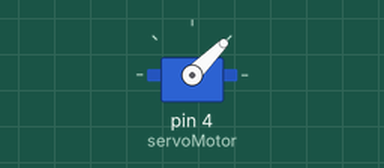
Simulated run of this sketch. Board: Arduino Uno, built with avr-gcc and run on an emulated ATmega328P. On the bench: servo.

Above: at 0.05 s.
At 1.0 s:
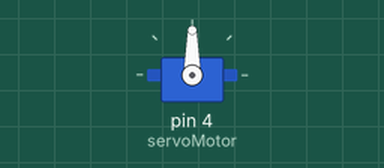
At 2.0 s:
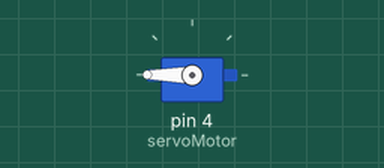
At 4.0 s:
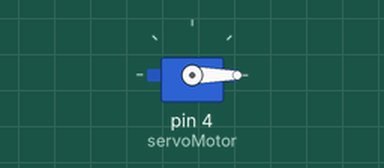
Timing chart, 0 to 5.2 s (numbered marks = the images above):
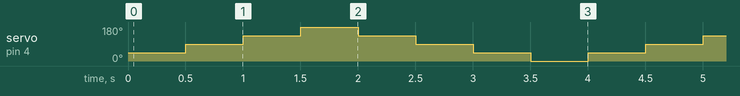

Measured:
- by itself, servo on pin 4 (servoMotor): repeats every 4.0 s: 135° 0.50 s, 180° 0.50 s, 135° 0.50 s, 90° 0.50 s, 45° 0.50 s, 0° 0.50 s, 45° 0.50 s, 90° 0.50 s

The sketch:

Servo_Motor.ino
```cpp
//SERVO MOTOR
#include <Servo.h>
Servo servoMotor;

void setup() {
  servoMotor.attach(4);
  Serial.begin(9600);
}

void loop() {
  servoMotor.write(45);
  delay(500);
  servoMotor.write(90);
  delay(500);
  servoMotor.write(135);
  delay(500);
  servoMotor.write(180);
  delay(500);
  servoMotor.write(135);
  delay(500);
  servoMotor.write(90);
  delay(500);
  servoMotor.write(45);
  delay(500);
  servoMotor.write(0);
  delay(500);

}
```
